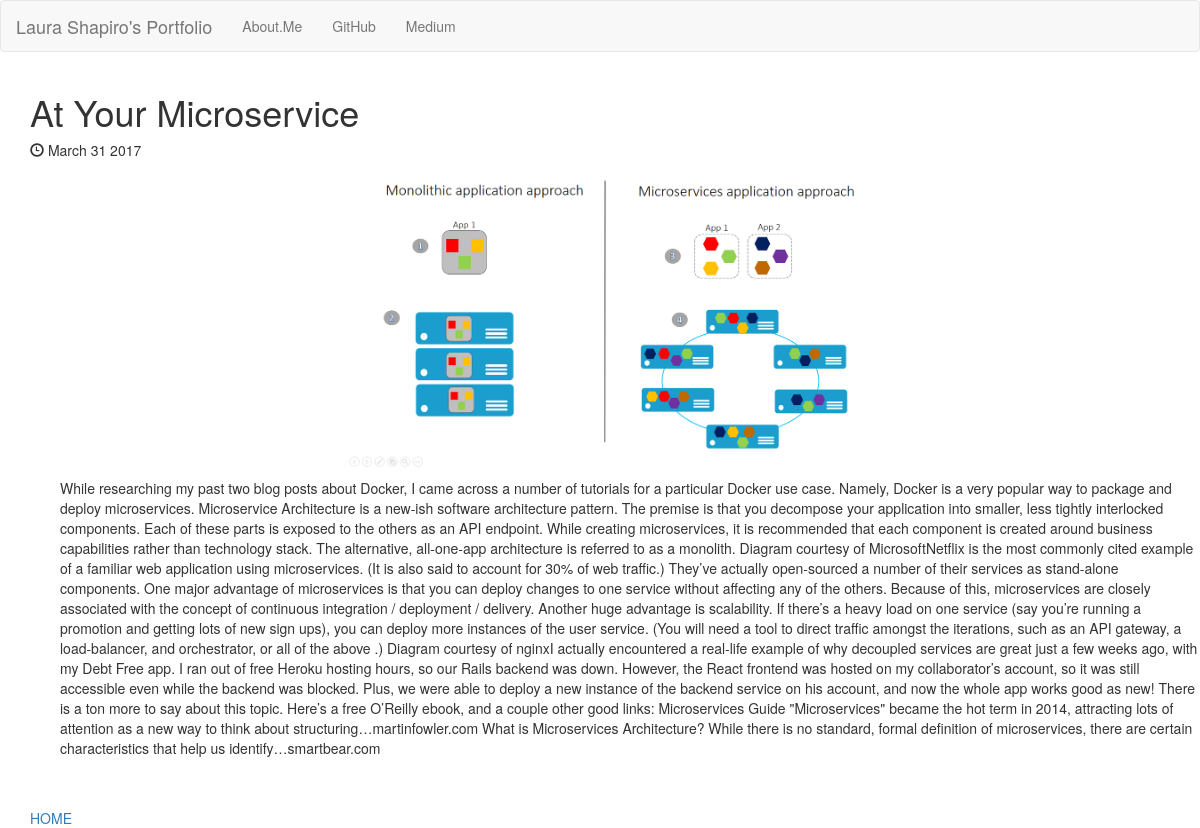
/posts/3/, run on the app's committed database.
### posts/models.py (models this page shows, shortened)
class Post(models.Model):
  title = models.CharField(max_length=250)
  pub_date = models.DateTimeField()
  image = models.ImageField(upload_to='media/')
  body = models.TextField()
  def pretty_pub_date(self):
    return self.pub_date.strftime('%B %d %Y')

### posts/views.py (the view)
# urls.py: url(r'^posts/(?P<post_id>[0-9]+)/$', views.post_details, name="post_details"),
def post_details(request, post_id):
  post = get_object_or_404(Post, pk=post_id)
  return render(request, 'posts/post_details.html', {'post_id:': post_id, 'post': post})

### posts/templates/posts/post_details.html (shortened to what this page needs)
<!DOCTYPE html>
<html>
<head>
  <link rel="stylesheet" href="https://maxcdn.bootstrapcdn.com/bootstrap/3.3.7/css/bootstrap.min.css">
</head>
<body><nav class="navbar navbar-default">
  <div class="container-fluid">
    <div class="navbar-header">
      <a class="navbar-brand" href="#">
      Laura Shapiro's Portfolio
      </a>
      </div>
        <div class="collapse navbar-collapse" id="bs-example-navbar-collapse-1">
      <ul class="nav navbar-nav">
      <li>
        <a href="http://about.me/laura.shapiro">About.Me</a>
      </li>
      <li>
        <a href="http://github.com/lshapz">GitHub</a>
      </li>
      <li>
        <a href="http://medium.com/@lshapz">Medium</a>
      </li>
      </ul>
      </div>
  </div>
</nav>
<div class="container">
<h1>{{post.title}}</h1>
<h5>  <span class="glyphicon glyphicon-time" aria-hidden="true"></span>
{{ post.pretty_pub_date }}</h5>
<div class="container">
<p><img src="{{post.image.url}}" class="img-responsive center-block" style="max-height:300px"  />
</p>
<div class="container">
<p>{{post.body}}</p>
</div>
</div>
<br />
<br />
<a href="{% url 'home' %}">HOME</a>
</div>
</body>
</html>

### data on the page
Post: title "At Your Microservice", pretty_pub_date "March 31 2017", image (picture), body "While researching my past two blog posts about Docker, I came across a number of tutorials for a particular Docker use case. Namely, Docker is a very popular way to package and deploy microservices. Microservice Architecture is a new-ish software architecture pattern. The premise is that you decompose your application into smaller, less tightly interlocked components. Each of these parts is exposed to the others as an API endpoint. While creating microservices, it is recommended that each component is created around business capabilities rather than technology stack. The alternative, all-one-app architecture is referred to as a monolith. Diagram courtesy of MicrosoftNetflix is the most…"
